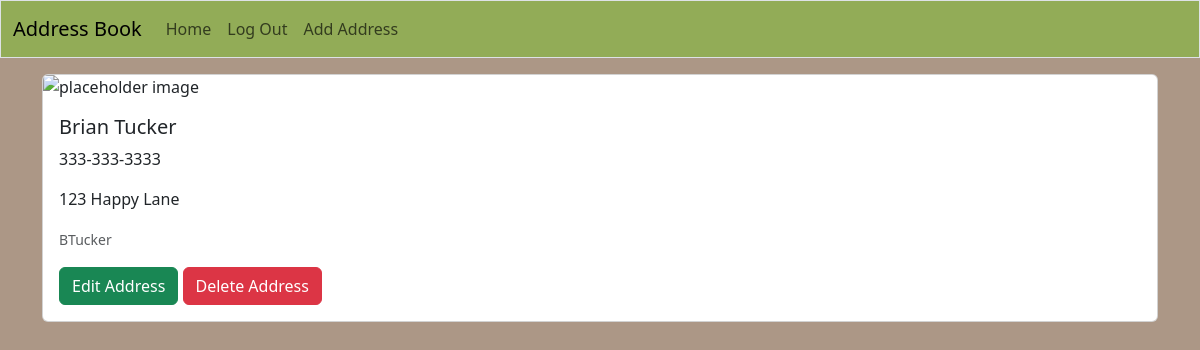
The app's page /addresses/3 (signed in), older data.
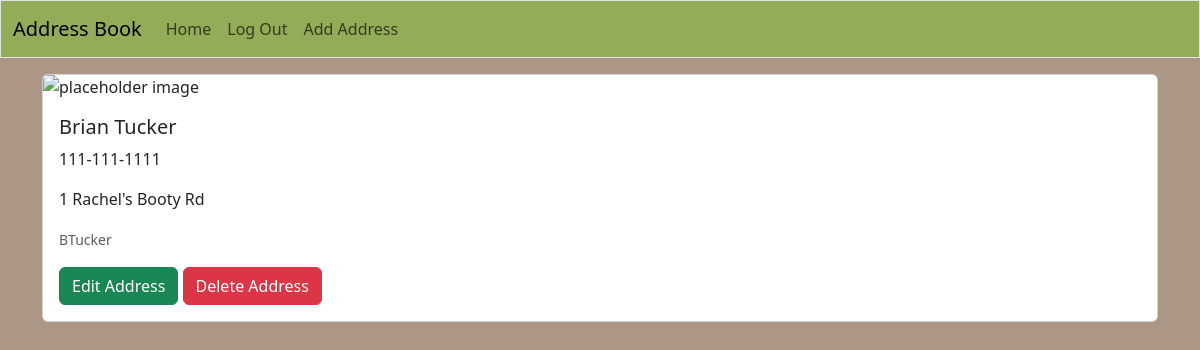
The same page, newer data.
### app/models.py (models this page shows, shortened)
class Address(db.Model):
    id = db.Column(db.Integer, primary_key=True)
    first_name = db.Column(db.String(50), nullable=False)
    last_name = db.Column(db.String(50), nullable=False)
    phone_number = db.Column(db.String)
    address = db.Column(db.String)
    date_created=db.Column(db.DateTime, nullable=False, default=datetime.utcnow)
    user_id=db.Column(db.Integer, db.ForeignKey('user.id')) #references user(id)

### app/routes.py (the view)
@app.route('/addresses/<int:address_id>')
def get_address(address_id):
    address = Address.query.get(address_id)
    if not address:
        flash(f"An address with id {address_id} does not exists", "danger")
        return redirect(url_for('index'))
    return render_template('addresses.html', address=address)

### app/models.py (called while the page is built)
@login.user_loader
def load_user(user_id):
    return User.query.get(user_id)

### app/templates/addresses.html (shortened to what this page needs)
{% extends 'base.html' %}
{% block content %}
<div class="row">
    <div class="col">
        <div class="card my-3">
            <img src="{{ url_for('static', filename='images/flower.jpg') }}" class="card-img-top" alt="placeholder image">
            <div class="card-body">
                <h5 class="card-title">{{ address.first_name }} {{ address.last_name }}</h5>
                <p class="card-text">{{ address.phone_number }}</p>
                <p class="card-text">{{ address.address }}</p>
                <p class="card-text"><small class="text-muted">{{ address.author.username }}</small></p>
                {% if current_user == address.author %}
                    <a href="{{ url_for('edit_address', address_id=address.id) }}" class="btn btn-success">Edit Address</a>
                    <button type="button" class="btn btn-danger" data-bs-toggle="modal" data-bs-target="#deleteModal">
                        Delete Address
                    </button>
                {% endif %}
            </div>
        </div>
    </div>
</div>
{% endblock %}

Row changes from the older to the newer data that the page shows:
changed Address "Brian": phone_number "333-333-3333" → "111-111-1111"; address "123 Happy Lane" → "1 Rachel's Booty Rd"
